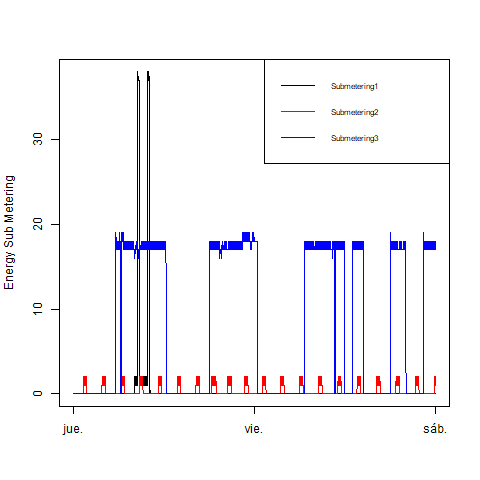

The script that saved this image:
plot(data$Time, data$Submetering1, type = "l", xlab = "", ylab = "Energy Sub Metering")
lines(data$Time, data$Submetering2, col = "red")
lines(data$Time, data$Submetering3, col = "blue")
legend("topright", lty = 1, col = c("black", "red", "blue"), 
       legend = c("Submetering1", "Submetering2", "Submetering3"), cex = 0.7, pt.cex = 1)
dev.copy(png, file="plot3.png")
dev.off()
